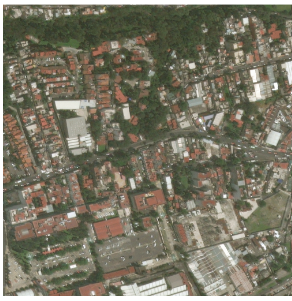
#> input picture input.png, 292 x 301 px
$ python classify.py
#> lines starting #> are read from the running program, lines starting #| are printed output that depends on the picture; after the words box and inside, x2 and y2 are one past the last pixel; in counts of white or black regions, pixels touching at a corner belong together
### common.py
"""Shared configuration and helpers for the scene3d pipeline.

Every number that is an ASSUMPTION rather than a measurement is defined here,
so it can be changed in one place and the whole pipeline rerun.
"""
import os
from pathlib import Path

import cv2
import numpy as np

HERE = Path(__file__).parent

# Which image the OUTLINES are taken from:
#   "original"  input.png, bicubic-upscaled x4 (adds no detail)
#   "enhanced"  input_enhanced.png, an AI x4 upscale of input.png. Reduced back to
#               292 x 301 px it matches the original (correlation 0.987, offset under
#               0.15 px), so it is geometrically faithful, but detail finer than one
#               original pixel was inferred by the upscaler and cannot be verified.
# Shadows and colours are always read from the original, whichever is chosen here.
SOURCE = os.environ.get("SCENE_SOURCE", "enhanced")
WORK = HERE / ("work" if SOURCE == "original" else "work_enhanced")
OUT = HERE / ("output" if SOURCE == "original" else "output_enhanced")
WORK.mkdir(exist_ok=True)
OUT.mkdir(exist_ok=True)

# ---------------------------------------------------------------- assumptions
# Ground sample distance of input.png. ESTIMATED, not from metadata:
#   * parked cars measure about 2.5-3 px long (a car is about 4.5 m)  -> 1.5-1.8 m/px
#   * a 1024 px tile at 0.5 m/px shown at 292 px wide                 -> 1.75 m/px
GSD_M = 1.75
GSD_REL_ERR = 0.15          # +/- 15 % (guess from the spread of the car measurements)

# Sun elevation above the horizon. ASSUMED: there is no metadata, and a single
# nadir image only fixes height / tan(elevation), never the two separately.
# 72 deg is a calibration, not a measurement: over the roughly 200 roofs with open
# ground on the shadow side the mean shadow width is about 0.5 px (median about
# 0.25 px). At 60 deg that would make the average building about 1.5 m tall, which
# no building is, so the sun was higher. 72 deg is the elevation at which that
# mean shadow width corresponds to roughly one storey (2.7 m). Every
# shadow-derived height scales with tan(elevation): x0.56 at 60 deg, x1.84 at 80 deg.
SUN_ELEV_DEG = 72.0
SUN_ELEV_RANGE = (60.0, 80.0)

# Image "up" is ASSUMED to be north.
NORTH_UP_ASSUMED = True

STOREY_M = 3.0              # storey height used for floor counts (convention)
TILED_PITCH_DEG = 25.0      # default pitch for tiled roofs (convention from the brief)

UPSCALE = 4                 # working resolution = input x UPSCALE (interpolated, adds no detail)


def load_content():
    """Return (rgb_content, (x0, y0, x1, y1)) with the white screenshot margin removed."""
    bgr = cv2.imread(str(HERE / "input.png"), cv2.IMREAD_COLOR)
    rgb = cv2.cvtColor(bgr, cv2.COLOR_BGR2RGB)
    gray = rgb.mean(axis=2)
    sat = rgb.max(axis=2).astype(int) - rgb.min(axis=2).astype(int)
    # A margin row/column is almost entirely near-white and colourless.
    white = (gray > 225) & (sat < 18)
    rows = white.mean(axis=1) < 0.85
    cols = white.mean(axis=0) < 0.85
    ys = np.where(rows)[0]
    xs = np.where(cols)[0]
    # inset by one pixel: the outermost row/column is blended with the white margin
    x0, x1, y0, y1 = xs[0] + 1, xs[-1], ys[0] + 1, ys[-1]
    return rgb[y0:y1, x0:x1].copy(), (int(x0), int(y0), int(x1), int(y1))


def upscale(rgb, k=UPSCALE):
    return cv2.resize(rgb, (rgb.shape[1] * k, rgb.shape[0] * k), interpolation=cv2.INTER_CUBIC)


def working_images():
    """Return (rgb, box, up_orig, up_geom) at working resolution.

    up_orig: the original, bicubic-upscaled (radiometry: shadows, colours).
    up_geom: the image outlines are traced on (the enhanced image when SOURCE says so).
    """
    rgb, box = load_content()
#> in load_content, bgr is the input picture: shape (301, 292, 3); mean B, G, R 100.5, 117.8, 121.5
#> in load_content, `white = (gray > 225) & (sat < 18)`:
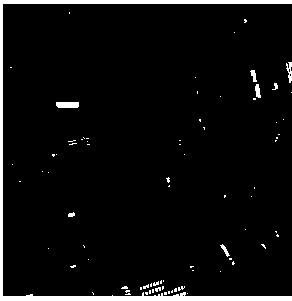
#> white: shape (301, 292) bool; 4.9% white; 79 white regions (70 under 20 px), largest, box (x1, y1, x2, y2) and area: (0, 0, 292, 301) 3562, (56, 102, 79, 108) 134, (286, 62, 292, 83) 72
#> in load_content, `ys = np.where(rows)[0]`: ys = 292 values from 4 to 295
#> in load_content, `xs = np.where(cols)[0]`: xs = 289 values from 3 to 291
#> in load_content, `x0, x1, y0, y1 = xs[0] + 1, xs[-1], ys[0] + 1, ys[-1]`: x0 = 4; x1 = 291; y0 = 5; y1 = 295
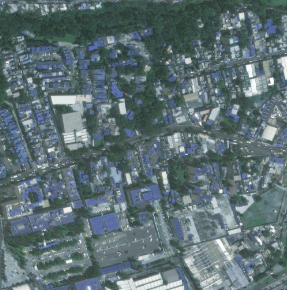
#> rgb: shape (290, 287, 3); mean of channels 0, 1, 2 115.7, 111.7, 93.7; drawn as B, G, R
#> box = (4, 5, 291, 295)
    up_orig = upscale(rgb)
    if SOURCE != "enhanced":
        return rgb, box, up_orig, up_orig
    enh = cv2.cvtColor(cv2.imread(str(HERE / "input_enhanced.png"), cv2.IMREAD_COLOR),
                       cv2.COLOR_BGR2RGB)
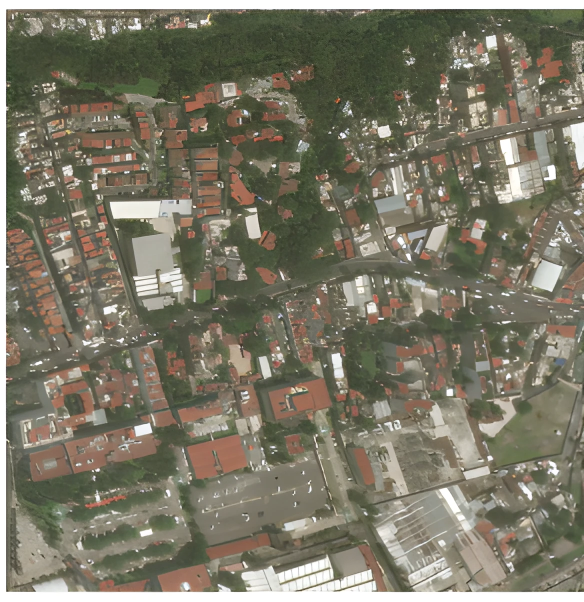
#> input picture input_enhanced.png, 1168 x 1204 px (shown at 1/2 size)
    x0, y0, x1, y1 = box
#> x0 = 4; y0 = 5; x1 = 291; y1 = 295
    k = UPSCALE
    up_geom = enh[y0 * k:y1 * k, x0 * k:x1 * k].copy()
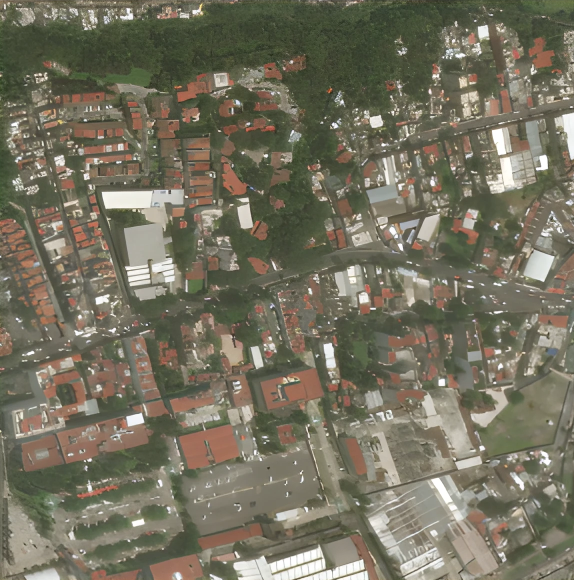
#> up_geom: shape (1160, 1148, 3) (shown at 1/2 size); mean R, G, B 117, 113.1, 95.3
    assert up_geom.shape == up_orig.shape, (up_geom.shape, up_orig.shape)
    return rgb, box, up_orig, up_geom


# [8 lines left out: function px_to_m, not called in this run]

### classify.py
"""Step 2a: per-pixel land-cover classes from colour.

The thumbnail is low-contrast with a yellow-green cast, so thresholds were tuned
on colours sampled from known surfaces in this image. Tree canopy and cast shadow have nearly the
same colour here (about RGB 76,78,60), so they share one class: DARK.

Classes (uint8 label image at working resolution):
  0 unclassified          4 grey roof candidate (light grey, colourless)
  1 dark: canopy/shadow   5 paved, mid-grey (roads, car parks, dark yards)
  2 red/terracotta roof   6 pale ground (bare soil, light paving, pale sheds)
  3 bright roof (white)   7 grass / low vegetation
"""
import cv2
import numpy as np

from common import WORK, load_content, upscale

DARK, RED, BRIGHT, GREYROOF, PAVED, PALE, GRASS = 1, 2, 3, 4, 5, 6, 7
NAMES = {0: "unclassified", DARK: "canopy_or_shadow", RED: "red_roof", BRIGHT: "bright_roof",
         GREYROOF: "grey_roof_candidate", PAVED: "paved", PALE: "pale_ground", GRASS: "grass"}
COLORS = {
    0: (90, 60, 110), DARK: (20, 90, 30), RED: (210, 70, 40), BRIGHT: (250, 250, 250),
    GREYROOF: (120, 170, 255), PAVED: (110, 110, 110), PALE: (215, 195, 150), GRASS: (120, 220, 90),
}
DARK_V = 90.0   # brightness below which a pixel counts as canopy/shadow


def features(rgb_up, sigma=1.0):
    f = cv2.GaussianBlur(rgb_up, (0, 0), sigma).astype(np.float32)
    R, G, B = f[..., 0], f[..., 1], f[..., 2]
    V = f.max(axis=2)
    S = (V - f.min(axis=2)) / np.maximum(V, 1)
    exg = (2 * G - R - B) / np.maximum(V, 1)
    return R, G, B, V, S, exg


def classify(rgb_up):
    R, G, B, V, S, exg = features(rgb_up)
    lab = np.zeros(V.shape, np.uint8)

    red = (R > 105) & (R > 1.17 * G) & (R > 1.38 * B)
    dark = (V < DARK_V) & ~red
    grass = (V >= DARK_V) & (V < 150) & (exg > 0.19) & ~red
    bright = (V > 195) & (S < 0.12)
    greyroof = (V >= 150) & (V <= 195) & (S < 0.115) & ~red
    paved = (V >= DARK_V) & (V < 135) & (exg <= 0.19) & ~red
    pale = (V >= 135) & ~red & ~bright & ~greyroof & ~grass

    lab[pale] = PALE
    lab[paved] = PAVED
    lab[greyroof] = GREYROOF
    lab[grass] = GRASS
    lab[bright] = BRIGHT
    lab[dark] = DARK
    lab[red] = RED
    return lab


def colorize(lab):
    out = np.zeros(lab.shape + (3,), np.uint8)
    for k, c in COLORS.items():
        out[lab == k] = c
    return out


if __name__ == "__main__":
    from common import SOURCE, working_images
    rgb, box, _, up = working_images()
#> box = (4, 5, 291, 295)
    print("source:", SOURCE, " content box (x0,y0,x1,y1):", box, "size:", rgb.shape[1], "x",
          rgb.shape[0])
#| source: enhanced  content box (x0,y0,x1,y1): (4, 5, 291, 295) size: 287 x 290
    lab = classify(up)
#> in classify, `red = (R > 105) & (R > 1.17 * G) & (R > 1.38 * B)`: red: shape (1160, 1148) bool; 9.8% white; 315 white regions (60 under 20 px), largest, box (x1, y1, x2, y2) and area: (358, 850, 479, 938) 7083, (115, 849, 305, 926) 5986, (522, 737, 647, 819) 5679
#> in classify, `dark = (V < DARK_V) & ~red`: dark: shape (1160, 1148) bool; 25.9% white; 781 white regions (473 under 20 px), largest, box (x1, y1, x2, y2) and area: (0, 0, 970, 818) 216714, (640, 580, 936, 789) 15277, (956, 0, 1148, 124) 9584
#> in classify, `grass = (V >= DARK_V) & (V < 150) & (exg > 0.19) & ~red`: grass: shape (1160, 1148) bool; 12.2% white; 2149 white regions (1626 under 20 px), largest, box (x1, y1, x2, y2) and area: (13, 939, 314, 1076) 8485, (949, 781, 1080, 919) 8252, (974, 260, 1131, 489) 7029
#> in classify, `bright = (V > 195) & (S < 0.12)`: bright: shape (1160, 1148) bool; 4.6% white; 771 white regions (519 under 20 px), largest, box (x1, y1, x2, y2) and area: (512, 1092, 651, 1160) 4964, (204, 380, 359, 417) 4389, (975, 312, 1044, 386) 2403
#> in classify, `greyroof = (V >= 150) & (V <= 195) & (S < 0.115) & ~red`: greyroof: shape (1160, 1148) bool; 5% white; 1374 white regions (965 under 20 px), largest, box (x1, y1, x2, y2) and area: (734, 950, 975, 1147) 10242, (248, 447, 351, 580) 6412, (734, 310, 804, 407) 2475
#> in classify, `paved = (V >= DARK_V) & (V < 135) & (exg <= 0.19) & ~red`:
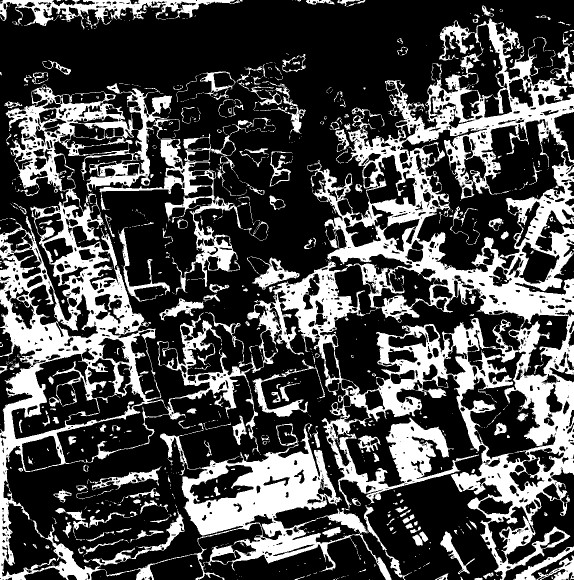
#> paved: shape (1160, 1148) bool (shown at 1/2 size); 29.5% white; 1170 white regions (883 under 20 px), largest, box (x1, y1, x2, y2) and area: (0, 36, 1148, 1160) 326795, (199, 278, 486, 589) 11264, (0, 0, 480, 59) 8414
#> in classify, `pale = (V >= 135) & ~red & ~bright & ~greyroof & ~grass`: pale: shape (1160, 1148) bool; 13% white; 3477 white regions (2844 under 20 px), largest, box (x1, y1, x2, y2) and area: (772, 993, 1005, 1160) 14640, (692, 774, 968, 986) 12897, (103, 932, 357, 1139) 11542
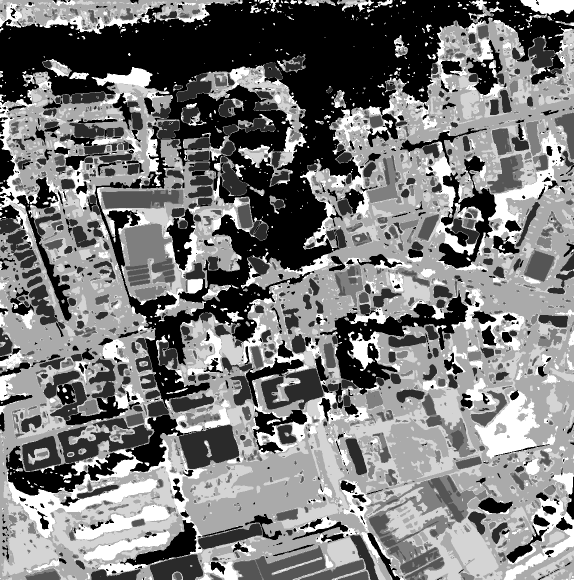
#> lab: shape (1160, 1148) (shown at 1/2 size); min 1, max 7, mean 3.9; drawn with min black and max white
    for k in COLORS:
        print(f"{NAMES[k]:22s} {float((lab == k).mean()) * 100:5.1f} %")
#> this loop made 8 passes
#| unclassified             0.0 %
#| canopy_or_shadow        25.9 %
#| red_roof                 9.8 %
#| bright_roof              4.6 %
#| grey_roof_candidate      5.0 %
#| paved                   29.5 %
#| pale_ground             13.0 %
#| grass                   12.2 %
    vis = np.hstack([up, colorize(lab)])
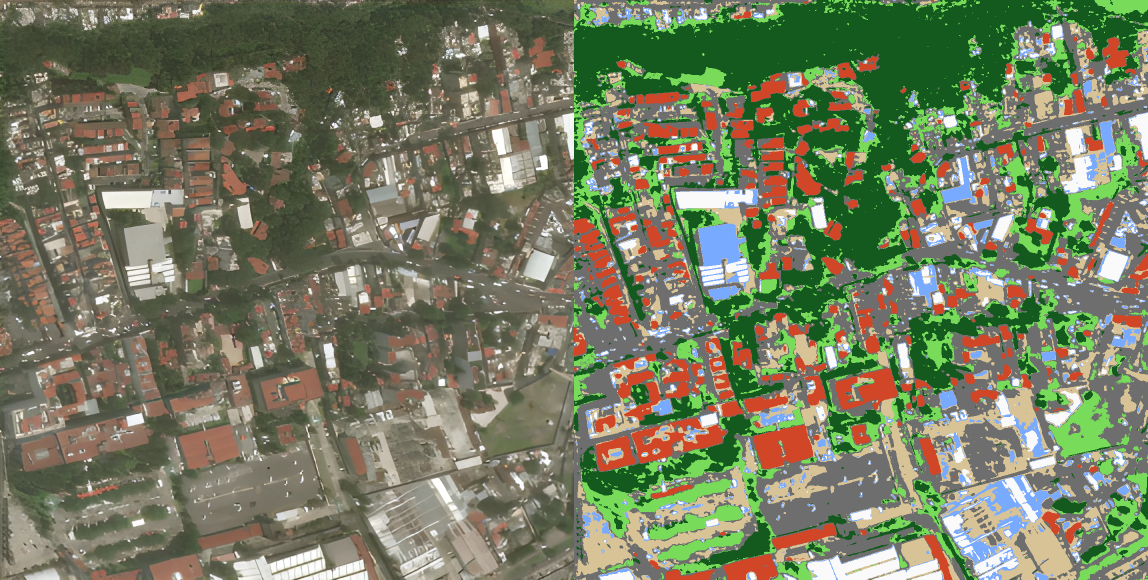
#> vis: shape (1160, 2296, 3) (shown at 1/2 size); mean R, G, B 117.6, 124, 97.1
    cv2.imwrite(str(WORK / "classes.png"), cv2.cvtColor(vis, cv2.COLOR_RGB2BGR))
